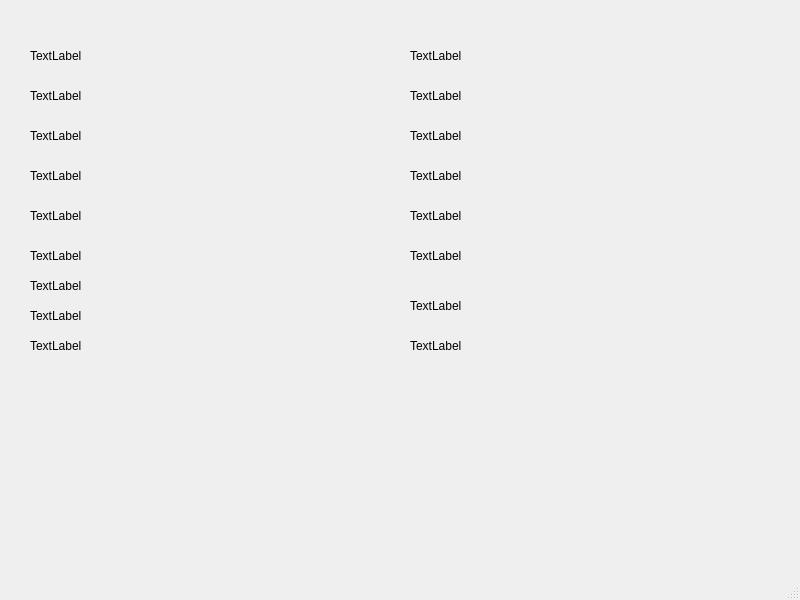
<?xml version="1.0" encoding="UTF-8"?>
<ui version="4.0">
 <class>MainWindow</class>
 <widget class="QMainWindow" name="MainWindow">
  <property name="geometry">
   <rect>
    <x>0</x>
    <y>0</y>
    <width>800</width>
    <height>600</height>
   </rect>
  </property>
  <property name="windowTitle">
   <string>MainWindow</string>
  </property>
  <widget class="QWidget" name="centralwidget">
   <widget class="QLabel" name="label">
    <property name="geometry">
     <rect>
      <x>30</x>
      <y>50</y>
      <width>54</width>
      <height>12</height>
     </rect>
    </property>
    <property name="text">
     <string>TextLabel</string>
    </property>
   </widget>
   <widget class="QLabel" name="label_2">
    <property name="geometry">
     <rect>
      <x>30</x>
      <y>90</y>
      <width>54</width>
      <height>12</height>
     </rect>
    </property>
    <property name="text">
     <string>TextLabel</string>
    </property>
   </widget>
   <widget class="QLabel" name="label_3">
    <property name="geometry">
     <rect>
      <x>30</x>
      <y>130</y>
      <width>54</width>
      <height>12</height>
     </rect>
    </property>
    <property name="text">
     <string>TextLabel</string>
    </property>
   </widget>
   <widget class="QLabel" name="label_4">
    <property name="geometry">
     <rect>
      <x>30</x>
      <y>170</y>
      <width>54</width>
      <height>12</height>
     </rect>
    </property>
    <property name="text">
     <string>TextLabel</string>
    </property>
   </widget>
   <widget class="QLabel" name="label_5">
    <property name="geometry">
     <rect>
      <x>30</x>
      <y>210</y>
      <width>54</width>
      <height>12</height>
     </rect>
    </property>
    <property name="text">
     <string>TextLabel</string>
    </property>
   </widget>
   <widget class="QLabel" name="label_6">
    <property name="geometry">
     <rect>
      <x>30</x>
      <y>250</y>
      <width>54</width>
      <height>12</height>
     </rect>
    </property>
    <property name="text">
     <string>TextLabel</string>
    </property>
   </widget>
   <widget class="QLabel" name="label_7">
    <property name="geometry">
     <rect>
      <x>30</x>
      <y>280</y>
      <width>54</width>
      <height>12</height>
     </rect>
    </property>
    <property name="text">
     <string>TextLabel</string>
    </property>
   </widget>
   <widget class="QLabel" name="label_8">
    <property name="geometry">
     <rect>
      <x>30</x>
      <y>310</y>
      <width>54</width>
      <height>12</height>
     </rect>
    </property>
    <property name="text">
     <string>TextLabel</string>
    </property>
   </widget>
   <widget class="QLabel" name="label_9">
    <property name="geometry">
     <rect>
      <x>30</x>
      <y>340</y>
      <width>54</width>
      <height>12</height>
     </rect>
    </property>
    <property name="text">
     <string>TextLabel</string>
    </property>
   </widget>
   <widget class="QLabel" name="label_10">
    <property name="geometry">
     <rect>
      <x>410</x>
      <y>210</y>
      <width>54</width>
      <height>12</height>
     </rect>
    </property>
    <property name="text">
     <string>TextLabel</string>
    </property>
   </widget>
   <widget class="QLabel" name="label_11">
    <property name="geometry">
     <rect>
      <x>410</x>
      <y>250</y>
      <width>54</width>
      <height>12</height>
     </rect>
    </property>
    <property name="text">
     <string>TextLabel</string>
    </property>
   </widget>
   <widget class="QLabel" name="label_12">
    <property name="geometry">
     <rect>
      <x>410</x>
      <y>300</y>
      <width>54</width>
      <height>12</height>
     </rect>
    </property>
    <property name="text">
     <string>TextLabel</string>
    </property>
   </widget>
   <widget class="QLabel" name="label_13">
    <property name="geometry">
     <rect>
      <x>410</x>
      <y>340</y>
      <width>54</width>
      <height>12</height>
     </rect>
    </property>
    <property name="text">
     <string>TextLabel</string>
    </property>
   </widget>
   <widget class="QLabel" name="label_14">
    <property name="geometry">
     <rect>
      <x>410</x>
      <y>50</y>
      <width>54</width>
      <height>12</height>
     </rect>
    </property>
    <property name="text">
     <string>TextLabel</string>
    </property>
   </widget>
   <widget class="QLabel" name="label_15">
    <property name="geometry">
     <rect>
      <x>410</x>
      <y>90</y>
      <width>54</width>
      <height>12</height>
     </rect>
    </property>
    <property name="text">
     <string>TextLabel</string>
    </property>
   </widget>
   <widget class="QLabel" name="label_16">
    <property name="geometry">
     <rect>
      <x>410</x>
      <y>170</y>
      <width>54</width>
      <height>12</height>
     </rect>
    </property>
    <property name="text">
     <string>TextLabel</string>
    </property>
   </widget>
   <widget class="QLabel" name="label_17">
    <property name="geometry">
     <rect>
      <x>410</x>
      <y>130</y>
      <width>54</width>
      <height>12</height>
     </rect>
    </property>
    <property name="text">
     <string>TextLabel</string>
    </property>
   </widget>
  </widget>
  <widget class="QMenuBar" name="menubar">
   <property name="geometry">
    <rect>
     <x>0</x>
     <y>0</y>
     <width>800</width>
     <height>21</height>
    </rect>
   </property>
  </widget>
  <widget class="QStatusBar" name="statusbar"/>
 </widget>
 <resources/>
 <connections/>
</ui>
